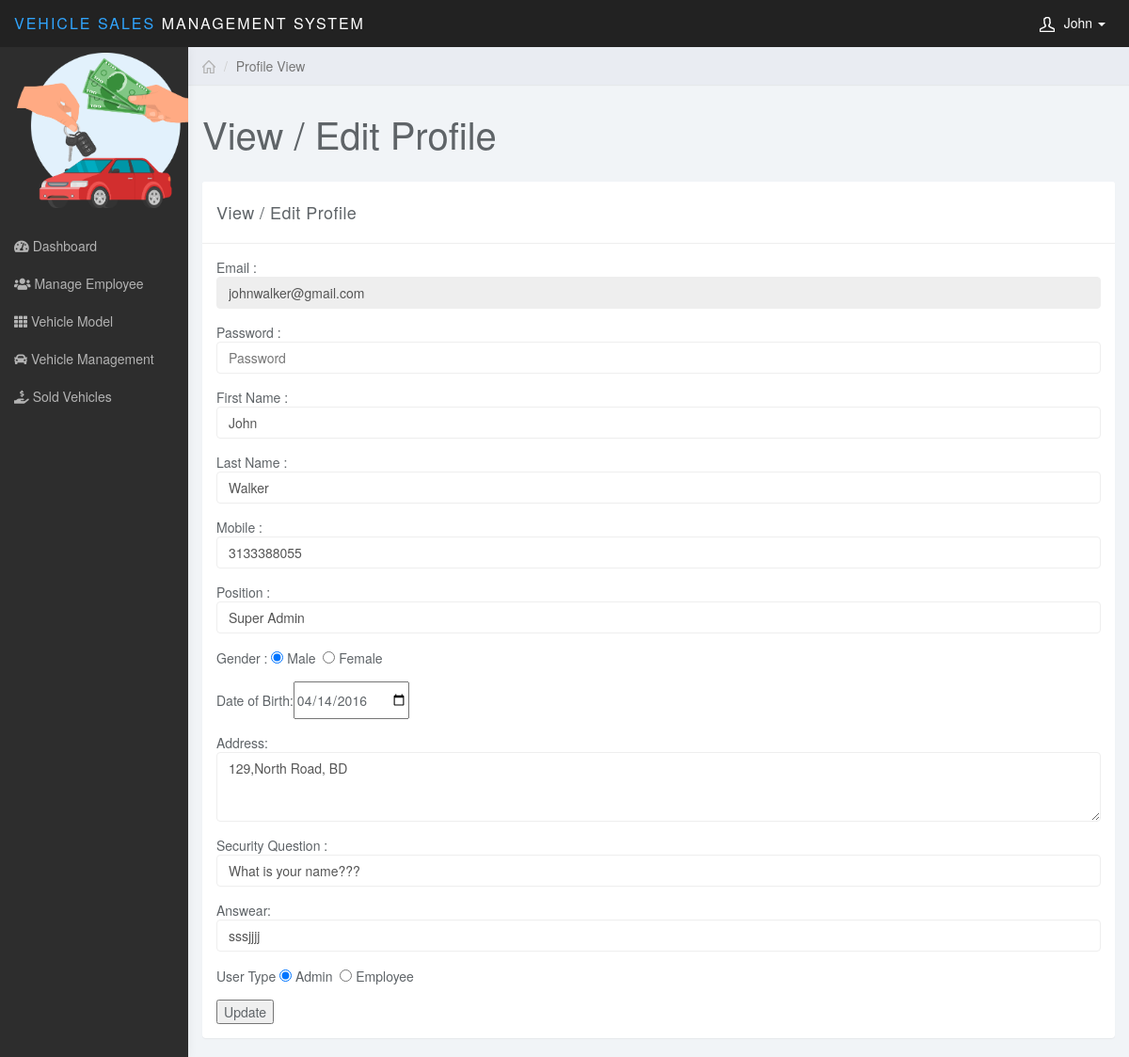
The app's page /profile.php (signed in) with its own data.
### tables this page shows
CREATE TABLE `users` (
  `u_id` int(11) NOT NULL,
  `su` int(11) DEFAULT '0',
  `u_email` varchar(100) NOT NULL,
  `f_name` varchar(100) NOT NULL,
  `l_name` varchar(100) NOT NULL,
  `u_bday` date NOT NULL,
  `u_position` varchar(100) NOT NULL,
  `u_type` varchar(100) NOT NULL,
  `u_pass` varchar(100) NOT NULL,
  `u_mobile` varchar(100) NOT NULL,
  `u_gender` varchar(30) NOT NULL,
  `u_address` varchar(100) NOT NULL,
  `s_question` varchar(100) DEFAULT NULL,
  `s_ans` varchar(100) DEFAULT NULL
);

### profile.php (the view, shortened to what this page needs)
<?php include("header.php");?>
<!DOCTYPE html>
<html>
<body>
	<div class="col-sm-9 col-sm-offset-3 col-lg-10 col-lg-offset-2 main">
		<div class="row">
			<ol class="breadcrumb">
				<li><a href="#"><svg class="glyph stroked home"><use xlink:href="#stroked-home"></use></svg></a></li>
				<li class="active">Profile View</li>
			</ol>
		</div>
		<div class="row">
			<div class="col-lg-12">
				<h1 class="page-header">View / Edit Profile</h1>
			</div>
		</div>
		<div class="row">
			<div class="col-lg-12">
				<div class="panel panel-default">
					<div class="panel-heading">View / Edit Profile</div>
					<div class="panel-body">
					<form method="post">
						<fieldset>
							<div class="form-group">
								Email : <input class="form-control" placeholder="E-mail" name="u_email" type="email" value="<?php echo $userRow['u_email']; ?>" disabled>
							</div>
							<div class="form-group">
								Password : <input class="form-control" placeholder="Password" name="u_pass" type="password" required>
							</div>
							<div class="form-group">
								First Name : <input class="form-control" placeholder="First Name" name="f_name" type="text" value="<?php echo $userRow['f_name']; ?>" required>
							</div>
							<div class="form-group">
								Last Name : <input class="form-control" placeholder="Last Name" name="l_name" type="text" value="<?php echo $userRow['l_name']; ?>" required>
							</div>
							<div class="form-group">
								Mobile : <input class="form-control" placeholder="Mobile" name="u_mobile" type="text" value="<?php echo $userRow['u_mobile']; ?>" required>
							</div>
							<div class="form-group">
								Position : <input class="form-control" placeholder="Position" name="u_position" type="text" value="<?php echo $userRow['u_position']; ?>" required>
							</div>
							<div class="form-group">
								Gender : <?php
										   if(strcmp("Male",$userRow['u_gender'])==0)
											echo '<input type="radio" name="u_gender" value="Male" checked> Male';
										   else
											echo '<input type="radio" name="u_gender" value="Male"> Male';
										   if(strcmp("Female",$userRow['u_gender'])==0)
											echo ' &nbsp<input type="radio" name="u_gender" value="Female" checked> Female';
										   else
											echo '&nbsp <input type="radio" name="u_gender" value="Female"> Female';
										  ?>
							</div>
							<div class="form-group">
								Date of Birth:<input type="date"  value="<?php echo $userRow['u_bday']; ?>" name="u_bday">
							</div>
							<div class="form-group">
								Address: <textarea rows="3" cols="10" class="form-control"  name="u_address"><?php echo $userRow['u_address']; ?></textarea>
							</div>
							<div class="form-group">
								Security Question : <input class="form-control" placeholder="Security Question" name="s_question" type="text" value="<?php echo $userRow['s_question']; ?>" required>
							</div>
							<div class="form-group">
								Answear: <input class="form-control" placeholder="Answear" name="s_ans" type="text" value="<?php echo $userRow['s_ans']; ?>" required>
							</div>
							<div class="form-group">
								 <?php
												 if(strcmp("Admin",$userRow['u_type'])==0) {
												 echo 'User Type ';
										   if(strcmp("Admin",$userRow['u_type'])==0)
											echo '<input type="radio" name="u_type" value="Admin" checked> Admin';
										   else
											echo '<input type="radio" name="u_type" value="Admin"> Admin';
										   if(strcmp("Female",$userRow['u_type'])==0)
											echo ' &nbsp<input type="radio" name="u_type" value="Employee" checked> Employee';
										   else
											echo '&nbsp <input type="radio" name="u_type" value="Employee"> Employee';
											}
								?>
							</div>
							<button type="submit" name="update">Update</button>
						</fieldset>
					</form>
				</div>
				</div>
			</div>
		</div>
		</div>
</body>
</html>

### header.php (shortened to what this page needs)
<?php
$res=mysql_query("SELECT * FROM users WHERE u_id=".$_SESSION['user']);
$userRow=mysql_fetch_array($res);
?>
<!DOCTYPE html>
<html>
<head>
<link href="css/bootstrap.min.css" rel="stylesheet">
<link href="css/datepicker3.css" rel="stylesheet">
<link href="css/styles.css" rel="stylesheet">
<link href="scripts/jtable/themes/lightcolor/blue/jtable.css" rel="stylesheet" type="text/css" />
<link href="css/jquery.dataTables.min.css" rel="stylesheet" type="text/css" />
<link rel="stylesheet" href="https://pro.fontawesome.com/releases/v5.10.0/css/all.css"/>
<link href="css/custom.css" rel="stylesheet">
</head>
<body>
	<nav class="navbar navbar-inverse navbar-fixed-top" role="navigation">
		<div class="container-fluid">
			<div class="navbar-header">
				<a class="navbar-brand" href="dashboard.php"><span> Vehicle Sales</span> Management System</a>
				<ul class="user-menu">
					<li class="dropdown pull-right">
						<a href="#" class="dropdown-toggle" data-toggle="dropdown"><svg class="glyph stroked male-user"><use xlink:href="#stroked-male-user"></use></svg><?php echo $userRow['f_name']; ?> <span class="caret"></span></a>
					</li>
				</ul>
			</div>
		</div>
	</nav>
	<div id="sidebar-collapse" class="col-sm-3 col-lg-2 sidebar">
		<div>
		<a class="nav menu" href="#">
                    <img src="img/lg3.png" alt="" height="165" width="190" style="margin-left: 9%; margin-top: 3%; "></a>
		<br></div>
		<ul class="nav menu side-nav">
			<li class="<?php if($page=='dash'){ echo 'active'; }?>"><a href="index.php"><i class="fas fa-tachometer-alt"></i> Dashboard</a></li>
			<?php
		if($userRow['u_type']=="Admin")
			if($page=='emp'){
				echo '<li class="active"><a href="manage_employee.php"><i class="fas fa-users"></i> Manage Employee</a></li>';
			} else {
				echo '<li><a href="manage_employee.php"><i class="fas fa-users"></i> Manage Employee</a></li>';
			}
		?>
			<li class="<?php if($page=='model'){ echo 'active'; }?>"><a href="model.php"><i class="fas fa-th"></i> Vehicle Model</a></li>
			<li class="<?php if($page=='vehicles'){ echo 'active'; }?>"><a href="vehicles.php"><i class="fas fa-car"></i> Vehicle Management</a></li>
			<li class="<?php if($page=='sold'){ echo 'active'; }?>"><a href="sold.php"><i class="fas fa-hand-holding-usd"></i> Sold Vehicles</a></li>
		</ul>
	</div>
</body>
</html>

### css/styles.css (style rules this page uses)
body { background: #f1f4f7; padding-top: 50px; color: #5f6468; }
a, a:hover, a:focus { color: #b3b3b3; }
h1, h2, h3, h4, h5, h6 { color: #5f6468; }
h1 { font-weight: 300; font-size: 40px; }
.form-control { border: 1px solid #eee; box-shadow: none; }
.navbar-header .navbar-brand { color: #fff; font-size: 16px; text-transform: uppercase; font-weight: 500; letter-spacing: 2px; }
.navbar-header .navbar-brand span { color: #30a5ff; }
.panel { border: 0; }
.panel-heading { font-size: 18px; font-weight: 300; letter-spacing: 0.025em; height: 66px; line-height: 45px; }
.panel-default .panel-heading { background: #fff; border-bottom: 1px solid #eee; color: #5f6468; }
.navbar { border: 0; }
.user-menu { display: inline-block; margin-top: 14px; margin-right: 10px; float: right; list-style: none; padding: 0; }
.user-menu a { color: #fff; }
.sidebar { display: block; background-color: #fff; padding: 0; display: none; }
@media (min-width: 768px) { .sidebar { display: block; position: fixed; top: 50px; bottom: 0; left: 0; z-index: 1000; display: block; margin: 0; padding: 0; overflow-x: hidden; overflow-y: auto; background-color: #fff; box-shadow: 1px 0px 10px rgba(0, 0, 0, 0.05); } }
@media (min-width: 768px) { .navbar-header { width: 100%; } }
.breadcrumb { border-radius: 0; padding: 10px 15px; background: #e9ecf2; box-shadow: 0 1px 1px rgba(0, 0, 0, 0.05); margin: 0; }
h1.page-header { margin-top: 30px; border-bottom: 0; }
.sidebar .glyph, .user-menu .glyph { height: 16px; width: 16px; margin: 0 10px 0 0; stroke-width: 3px; }
.user-menu .glyph { stroke-width: 4px; }
.breadcrumb .glyph { height: 14px; width: 14px; margin: -2px 0 0 0; stroke-width: 4px; }

### css/custom.css (style rules this page uses)
@media (min-width: 768px) { .sidebar { display: block; position: fixed; top: 50px; bottom: 0; left: 0; z-index: 1000; display: block; margin: 0; padding: 0; overflow-x: hidden; overflow-y: auto; background-color: #2D2D2D!important; box-shadow: 1px 0px 10px rgba(0, 0, 0, .05); } }
@media (min-width: 768px) { .navbar-header { width: 100%; } }

### records on screen
users: f_name "John", u_email "johnwalker@gmail.com", l_name "Walker", u_mobile "3133388055", u_position "Super Admin", u_bday "04/14/2016", u_address "129,North Road, BD", s_question "What is your name???", s_ans "sssjjjj"
